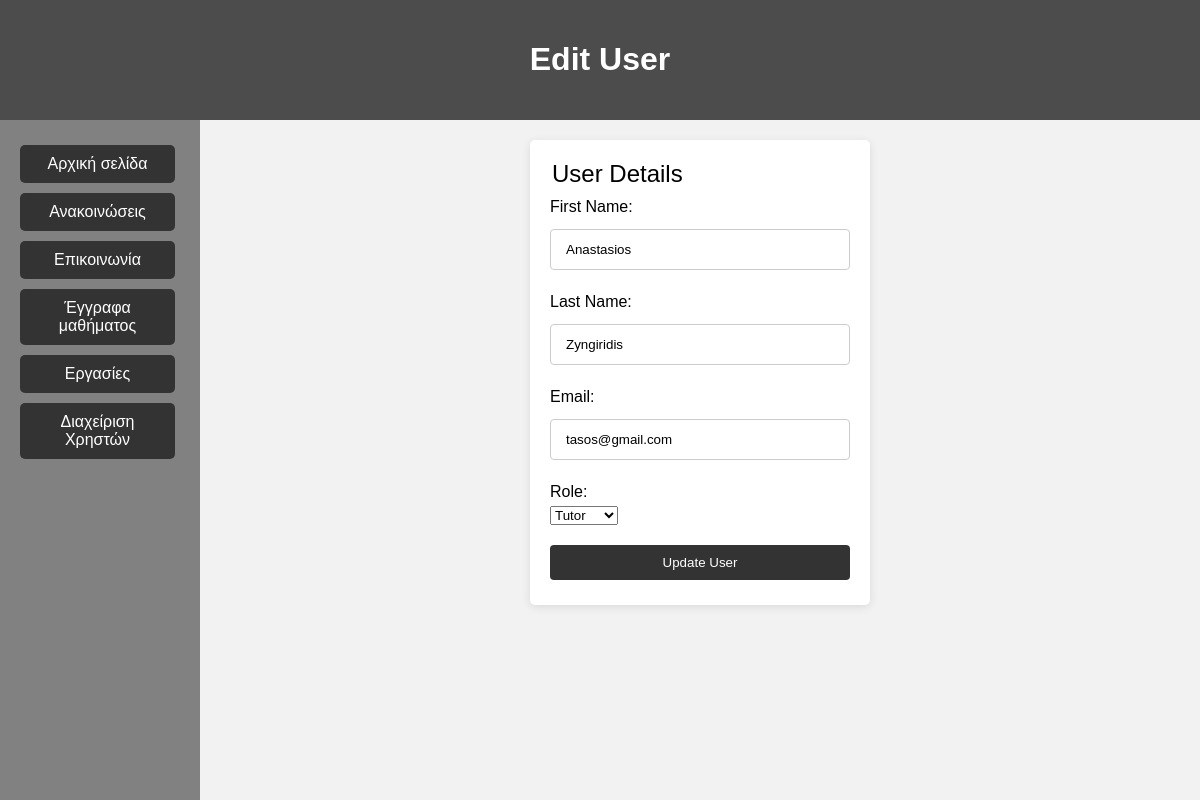
Page /edit_user.php?id=1 (signed in) on the committed database.
### tables this page shows
CREATE TABLE `users` (
  `id` int(11) NOT NULL,
  `firstname` varchar(50) NOT NULL,
  `lastname` varchar(50) NOT NULL,
  `email` varchar(100) NOT NULL,
  `password` varchar(255) NOT NULL,
  `role` enum('Tutor','Student') NOT NULL
);

### edit_user.php (the view, shortened to what this page needs)
<?php
$db = new mysqli('localhost', 'root', '', 'my webpage');
$user = ['id' => '', 'firstname' => '', 'lastname' => '', 'email' => '', 'role' => ''];
if ($_SERVER["REQUEST_METHOD"] == "POST" && isset($_POST['id'])) {
    $stmt = $db->prepare("UPDATE users SET firstname = ?, lastname = ?, email = ?, role = ? WHERE id = ?");
    $stmt->bind_param("ssssi", $firstname, $lastname, $email, $role, $id);
    $id = $_POST['id'];
    $firstname = $_POST['firstname'];
    $lastname = $_POST['lastname'];
    $email = $_POST['email'];
    $role = $_POST['role'];
    if ($stmt->execute()) {
        $stmt->close();
        $db->close();
        header("Location: user_management.php");
        exit();
    } else {
        echo "Error updating user record: " . $stmt->error;
    }
    $stmt->close();
} else {
    if (isset($_GET['id'])) {
        $id = $_GET['id'];
        $stmt = $db->prepare("SELECT id, firstname, lastname, email, role FROM users WHERE id = ?");
        $stmt->bind_param("i", $id);
        $stmt->execute();
        $result = $stmt->get_result();
        if ($result->num_rows > 0) {
            $user = $result->fetch_assoc();
        }
    }
}
?>
<!DOCTYPE html>
<html lang="el">
<head>
    <link rel="stylesheet" href="style.css" />
</head>
<body>
    <div id="title-container">
        <h1>Edit User</h1>
    </div>
    <div id="content-container">
        <div id="sidebar">
            <div id="nav">
                <a href="index.php" class="button">Αρχική σελίδα</a>
                <a href="announcement.php" class="button">Ανακοινώσεις</a>
                <a href="communication.php" class="button">Επικοινωνία</a>
                <a href="documents.php" class="button">Έγγραφα μαθήματος</a>
                <a href="homework.php" class="button">Εργασίες</a>
                <?php
                if (isset($_SESSION['user_id']) && $_SESSION['role'] === 'Tutor') {
                    echo '<a href="user_management.php" class="button">Διαχείριση Χρηστών</a>';
                }
                ?>
            </div>
        </div>
        <div id="main-content">
            <div class="form-container">
                <form action="edit_user.php" method="post" class="login-form">
                    <fieldset>
                        <legend>User Details</legend>
                        <div class="input-group">
                            <label for="firstname">First Name:</label>
                            <input type="text" id="firstname" name="firstname"
                                value="<?php echo htmlspecialchars($user['firstname']); ?>" required>
                        </div>
                        <div class="input-group">
                            <label for="lastname">Last Name:</label>
                            <input type="text" id="lastname" name="lastname"
                                value="<?php echo htmlspecialchars($user['lastname']); ?>" required>
                        </div>
                        <div class="input-group">
                            <label for="email">Email:</label>
                            <input type="email" id="email" name="email"
                                value="<?php echo htmlspecialchars($user['email']); ?>" required>
                        </div>
                        <div class="input-group">
                            <label for="role">Role:</label>
                            <select id="role" name="role" required>
                                <option value="Tutor" <?php echo $user['role'] == 'Tutor' ? 'selected' : ''; ?>>Tutor
                                </option>
                            </select>
                        </div>
                        <input type="submit" value="Update User" class="button">
                    </fieldset>
                </form>
            </div>
        </div>
    </div>
</body>
</html>

### style.css (style rules this page uses)
body, html { margin: 0; padding: 0; min-height: 100%; position: relative; font-family: Arial, sans-serif; background-color: #e7e7e7; display: flex; flex-direction: column; min-height: 100vh; }
#title-container { background-color: #4c4c4c; text-align: center; padding: 20px; color: white; }
#content-container { display: flex; flex: 1; }
#sidebar { background-color: #818181; width: 200px; padding: 20px; box-sizing: border-box; }
#main-content { flex-grow: 1; padding: 20px; background-color: #f2f2f2; box-sizing: border-box; }
#nav a.button { display: block; margin-bottom: 10px; text-align: center; background-color: #333; color: #fff; padding: 10px 20px; text-decoration: none; border-radius: 5px; transition: background-color 0.3s; }
.button { display: inline-flex; align-items: center; justify-content: center; padding: 10px 20px; margin: 5px 0; margin-right: 5px; background-color: #333; color: #fff; text-align: center; text-decoration: none; border-radius: 5px; transition: background-color 0.3s; }
.form-container { display: flex; justify-content: center; align-items: center; }
.login-form, .contact-form { background: #fff; padding: 20px; border-radius: 5px; box-shadow: 0 2px 10px rgba(0, 0, 0, 0.1); width: 300px; }
.login-form fieldset, .contact-form fieldset { border: none; margin: 0; padding: 0; }
.login-form legend, .contact-form legend { font-size: 1.5em; margin-bottom: 10px; }
.input-group { margin-bottom: 15px; }
.login-form label, .contact-form label { display: block; margin-bottom: 5px; }
.login-form input[type="text"], .login-form input[type="email"], .login-form input[type="password"], .login-form textarea, .contact-form input[type="text"], .contact-form input[type="email"], .contact-form textarea { width: 100%; padding: 12px 15px; margin: 8px 0; display: inline-block; border: 1px solid #ccc; border-radius: 4px; box-sizing: border-box; }
.login-form input[type="submit"], .contact-form input[type="submit"] { width: 100%; padding: 10px; border-radius: 4px; border: none; background-color: #333; color: white; cursor: pointer; }

### rows in the picture
users: firstname "Anastasios", lastname "Zyngiridis", email "tasos@gmail.com", role "Tutor"
